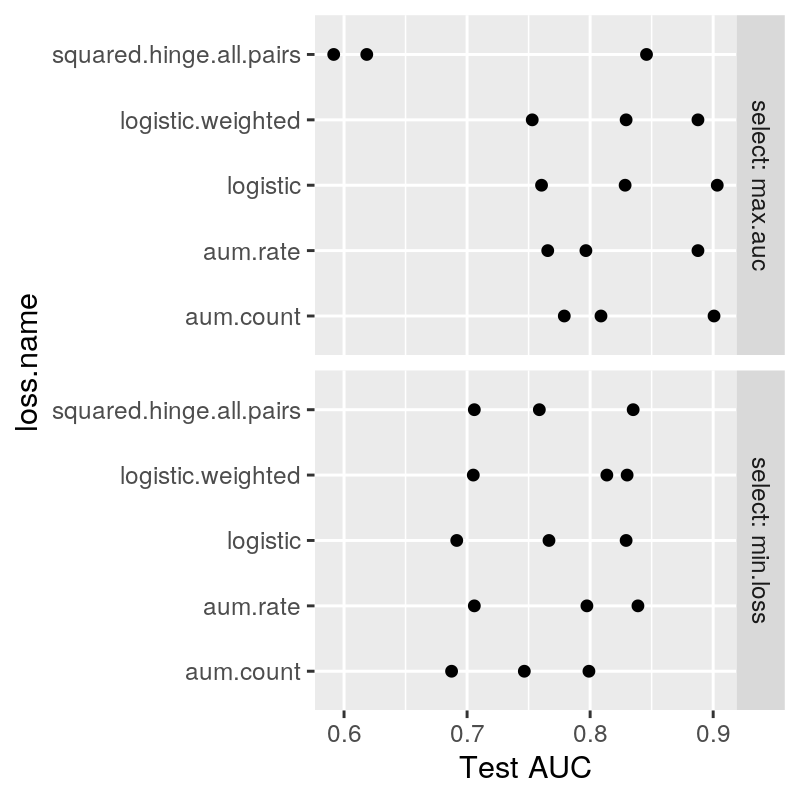

Write the R code that produced this figure.
source("packages.R")

result.list <- readRDS("figure-binary-test-auc-data.rds")

test.loss <- do.call(rbind, result.list)
gg <- ggplot()+
  geom_point(aes(
    auc, loss.name),
    data=test.loss)+
  facet_grid(select ~ ., labeller=label_both)+
  xlab("Test AUC")
png("figure-binary-test-auc.png", width=4, height=4, units="in", res=200)
print(gg)
dev.off()
